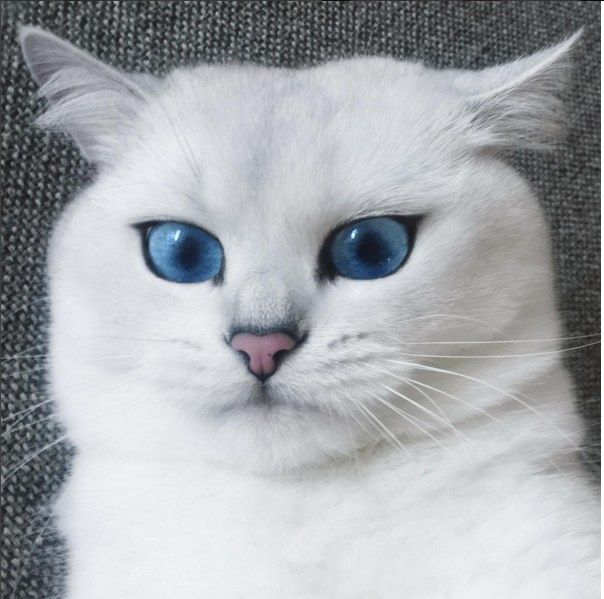
#> input picture day09/coby.jpg, 604 x 599 px, found by its file name
$ python p59_opencv.py
#> lines starting #> are read from the running program, lines starting #| are printed output that depends on the picture
# file : p59_opencv.py
# desc : OpenCV 활용

# OpenCV 실시간 이미지 프로세싱 라이브러리
'''
>> pip install opencv-python
'''

import cv2

# print(cv2.__version__) # OpenCV 설치 확인용

image = cv2.imread('./day09/coby.jpg')
#> image is the input picture: shape (599, 604, 3); mean B, G, R 173.5, 169.4, 166.1
gray = cv2.cvtColor(image, cv2.COLOR_BGR2GRAY) # 원본 이미지를 흑백으로 변경


height, width, channel = image.shape
#> height = 599; width = 604; channel = 3
print(width, height, channel)
#| 604 599 3

sizeSmall = cv2.resize(image, (width//2, height//2))

img_cropped = image[:, :(width//2)]
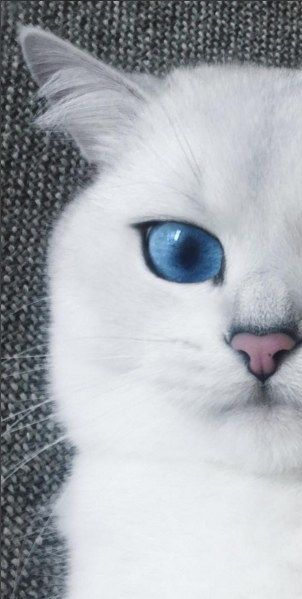
#> img_cropped: shape (599, 302, 3); mean B, G, R 178, 172.2, 168

cv2.imshow('Coby the Cat, color', image)
cv2.imshow('Reduced Coby', sizeSmall)
cv2.imshow('Coby the Cat, gray', gray)
cv2.imshow('Half Coby', img_cropped)
cv2.waitKey(0)
cv2.destroyAllWindows()

$ run again, with day09/johnnaCute.jpg copied over day09/coby.jpg
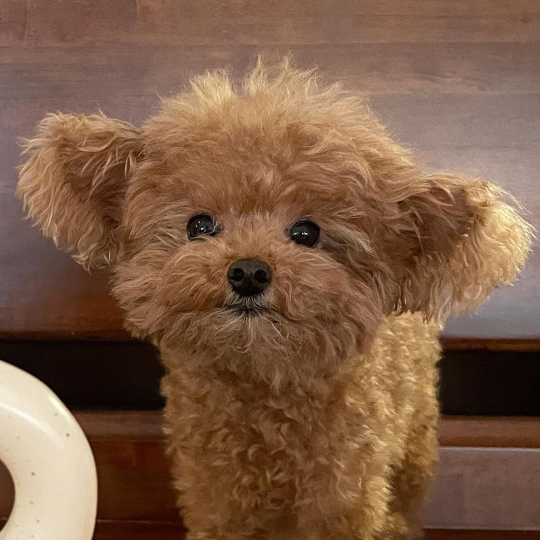
#> input picture day09/johnnaCute.jpg, 1080 x 1080 px, found by its file name (shown at 1/2 size)
#> image is the input picture: shape (1080, 1080, 3); mean B, G, R 69.4, 92.3, 125.5
#> `gray = cv2.cvtColor(image, cv2.COLOR_BGR2GRAY)`:
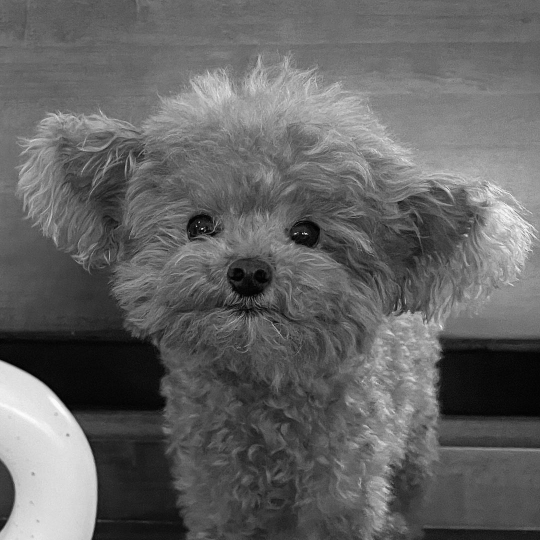
#> gray: shape (1080, 1080) (shown at 1/2 size); min 0, max 255, mean 99.6
#| 1080 1080 3
#> `img_cropped = image[:, :(width//2)]`:
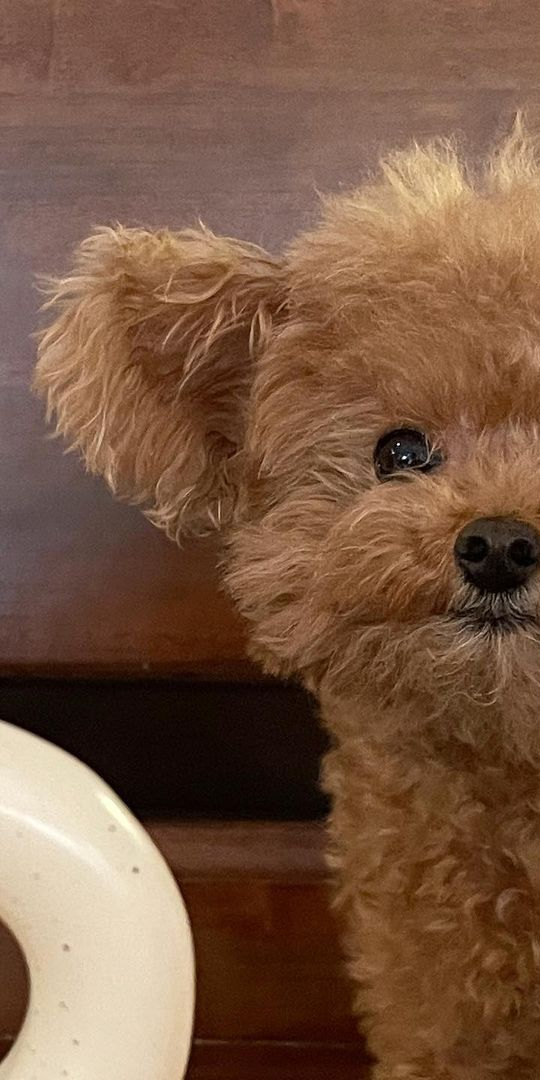
#> img_cropped: shape (1080, 540, 3); mean B, G, R 66.5, 88.2, 121.1
